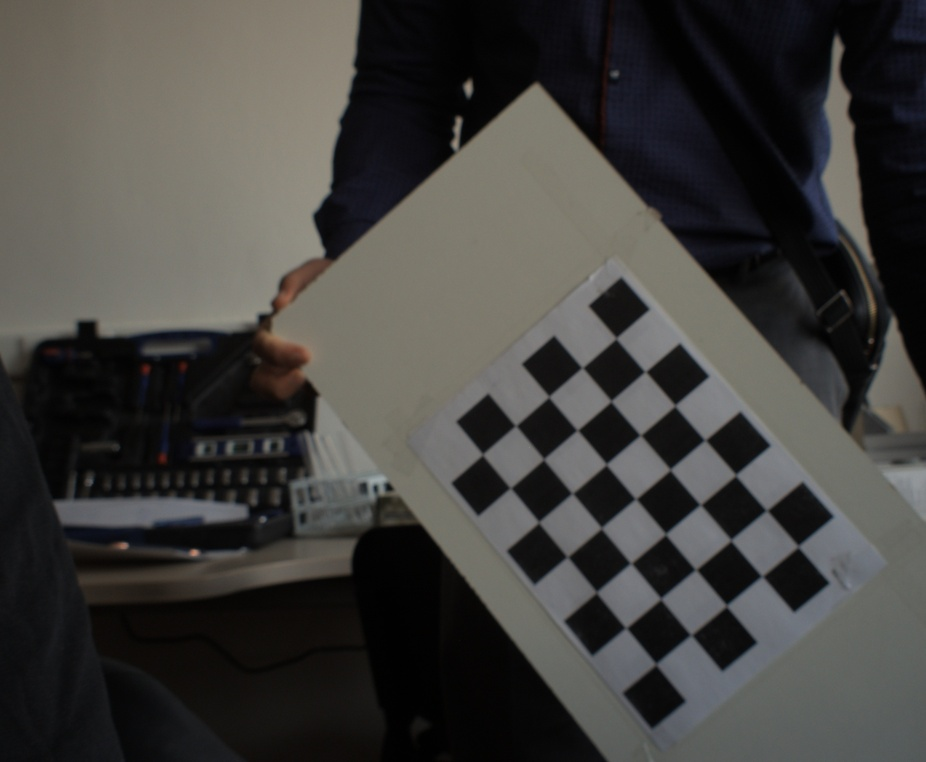
#> input picture Zadanie_2/task_1/undistorted_images/undistorted_capture_017.jpg, 926 x 762 px, shrunk from 2433 x 2002 before the run; its folder holds only this picture in this run
$ python undistort_image.py undistorted_images/undistorted_capture_017.jpg
#> lines starting #> are read from the running program, lines starting #| are printed output that depends on the picture
import argparse
import json

import cv2 as cv
import numpy as np


DEFAULT_PARAMS_JSON = "./camera_params.json"


def main():
    parser = argparse.ArgumentParser(description="Undistort an image using saved camera parameters.")
    parser.add_argument("input_image", help="Path to input image.")
    parser.add_argument(
        "--params",
        default=DEFAULT_PARAMS_JSON,
        help=f"Path to JSON file with camera parameters (default: {DEFAULT_PARAMS_JSON}).",
    )
    parser.add_argument(
        "--output",
        default=None,
        help="Path to save undistorted image (default: undistorted_<input_name>).",
    )
    parser.add_argument(
        "--no-crop",
        action="store_true",
        help="Do not crop the undistorted image to ROI.",
    )
    args = parser.parse_args()

    with open(args.params, "r", encoding="utf-8") as f:
#> (reads Zadanie_2/camera_params.json from the repository)
        params = json.load(f)

    camera_matrix = np.array(params["camera_matrix"], dtype=np.float64)
    dist_coeffs = np.array(params["dist_coeffs"], dtype=np.float64)

    img = cv.imread(args.input_image)
#> img is the input picture: shape (762, 926, 3); mean B, G, R 61.8, 64.6, 65.7
    if img is None:
        raise FileNotFoundError(f"Failed to read input image: {args.input_image}")

    h, w = img.shape[:2]
#> h = 762; w = 926
    new_camera_matrix, roi = cv.getOptimalNewCameraMatrix(camera_matrix, dist_coeffs, (w, h), 1, (w, h))
#> roi = (11, 22, 906, 730)
    undistorted = cv.undistort(img, camera_matrix, dist_coeffs, None, new_camera_matrix)
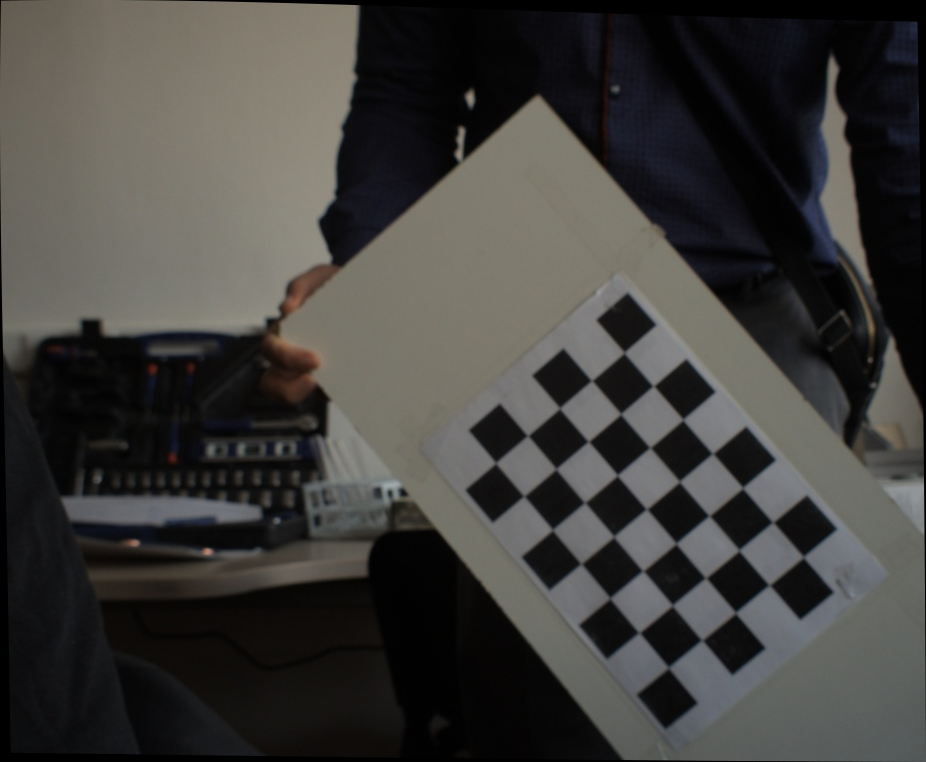
#> undistorted: shape (762, 926, 3); mean B, G, R 60, 62.8, 64

    if not args.no_crop:
        x, y, rw, rh = roi
#> x = 11; y = 22; rw = 906; rh = 730
        if rw > 0 and rh > 0:
            undistorted = undistorted[y : y + rh, x : x + rw]
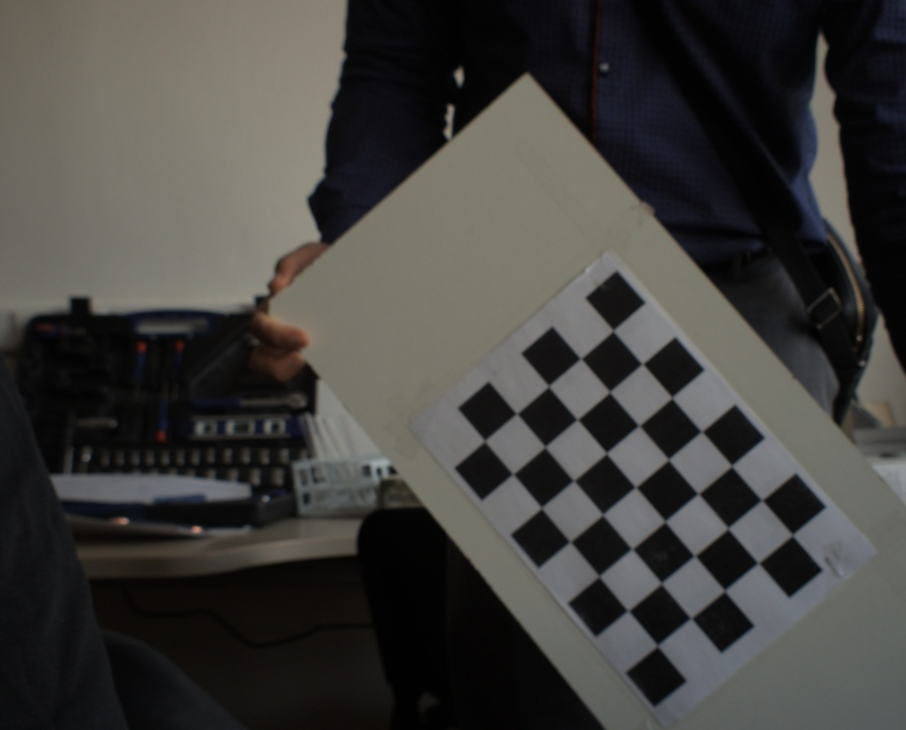
#> undistorted: shape (730, 906, 3); mean B, G, R 61.5, 64.2, 65.4

    output_path = args.output
    if output_path is None:
        output_path = args.input_image.replace("\\", "/").split("/")[-1]
        output_path = f"undistorted_images/undistorted_{output_path}"

    cv.imwrite(output_path, undistorted)
    print(f"Undistorted image saved to {output_path}")


if __name__ == "__main__":
    main()
